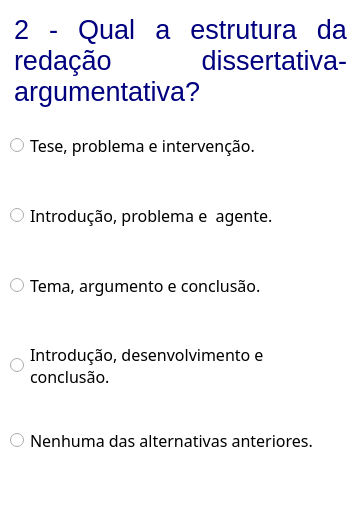
          <widget class="QWidget" name="widget_questionario2" native="true">
           <property name="geometry">
            <rect>
             <x>0</x>
             <y>10</y>
             <width>361</width>
             <height>511</height>
            </rect>
           </property>
           <property name="styleSheet">
            <string notr="true">background-color: rgb(255, 255, 255);</string>
           </property>
           <widget class="QWidget" name="fundo1_2" native="true">
            <property name="geometry">
             <rect>
              <x>0</x>
              <y>0</y>
              <width>361</width>
              <height>511</height>
             </rect>
            </property>
            <property name="styleSheet">
             <string notr="true">background-color: rgb(255, 255, 255);</string>
            </property>
            <widget class="QRadioButton" name="txt_question2errada3">
             <property name="geometry">
              <rect>
               <x>10</x>
               <y>200</y>
               <width>341</width>
               <height>31</height>
              </rect>
             </property>
             <property name="font">
              <font>
               <family>Comfortaa</family>
               <pointsize>12</pointsize>
              </font>
             </property>
             <property name="text">
              <string>Introdução, problema e  agente.</string>
             </property>
            </widget>
            <widget class="QTextBrowser" name="textBrowser_3">
             <property name="geometry">
              <rect>
               <x>10</x>
               <y>10</y>
               <width>341</width>
               <height>111</height>
              </rect>
             </property>
             <property name="frameShape">
              <enum>QFrame::NoFrame</enum>
             </property>
             <property name="html">
              <string>&lt;!DOCTYPE HTML PUBLIC &quot;-//W3C//DTD HTML 4.0//EN&quot; &quot;http://www.w3.org/TR/REC-html40/strict.dtd&quot;&gt;
&lt;html&gt;&lt;head&gt;&lt;meta name=&quot;qrichtext&quot; content=&quot;1&quot; /&gt;&lt;style type=&quot;text/css&quot;&gt;
p, li { white-space: pre-wrap; }
&lt;/style&gt;&lt;/head&gt;&lt;body style=&quot; font-family:'Lato'; font-size:10pt; font-weight:400; font-style:normal;&quot;&gt;
&lt;p align=&quot;justify&quot; style=&quot; margin-top:0px; margin-bottom:0px; margin-left:0px; margin-right:0px; -qt-block-indent:0; text-indent:0px;&quot;&gt;&lt;span style=&quot; font-family:'MS Shell Dlg 2'; font-size:20pt; color:#00007f;&quot;&gt;2 - Qual a estrutura da redação dissertativa-argumentativa?&lt;/span&gt;&lt;/p&gt;&lt;/body&gt;&lt;/html&gt;</string>
             </property>
            </widget>
            <widget class="QRadioButton" name="txt_question2errada1">
             <property name="geometry">
              <rect>
               <x>10</x>
               <y>130</y>
               <width>341</width>
               <height>31</height>
              </rect>
             </property>
             <property name="font">
              <font>
               <family>Comfortaa</family>
               <pointsize>12</pointsize>
              </font>
             </property>
             <property name="text">
              <string>Tese, problema e intervenção.</string>
             </property>
            </widget>
            <widget class="QRadioButton" name="txt_question2errada4">
             <property name="geometry">
              <rect>
               <x>10</x>
               <y>420</y>
               <width>341</width>
               <height>41</height>
              </rect>
             </property>
             <property name="font">
              <font>
               <family>Comfortaa</family>
               <pointsize>12</pointsize>
              </font>
             </property>
             <property name="text">
              <string>Nenhuma das alternativas anteriores.</string>
             </property>
            </widget>
            <widget class="QRadioButton" name="txt_question2certa">
             <property name="geometry">
              <rect>
               <x>10</x>
               <y>340</y>
               <width>331</width>
               <height>51</height>
              </rect>
             </property>
             <property name="font">
              <font>
               <family>Comfortaa</family>
               <pointsize>12</pointsize>
              </font>
             </property>
             <property name="text">
              <string>Introdução, desenvolvimento e 
conclusão.</string>
             </property>
            </widget>
            <widget class="QRadioButton" name="txt_question2errada2">
             <property name="geometry">
              <rect>
               <x>10</x>
               <y>270</y>
               <width>341</width>
               <height>31</height>
              </rect>
             </property>
             <property name="font">
              <font>
               <family>Comfortaa</family>
               <pointsize>12</pointsize>
              </font>
             </property>
             <property name="text">
              <string>Tema, argumento e conclusão.</string>
             </property>
            </widget>
           </widget>
          </widget>
